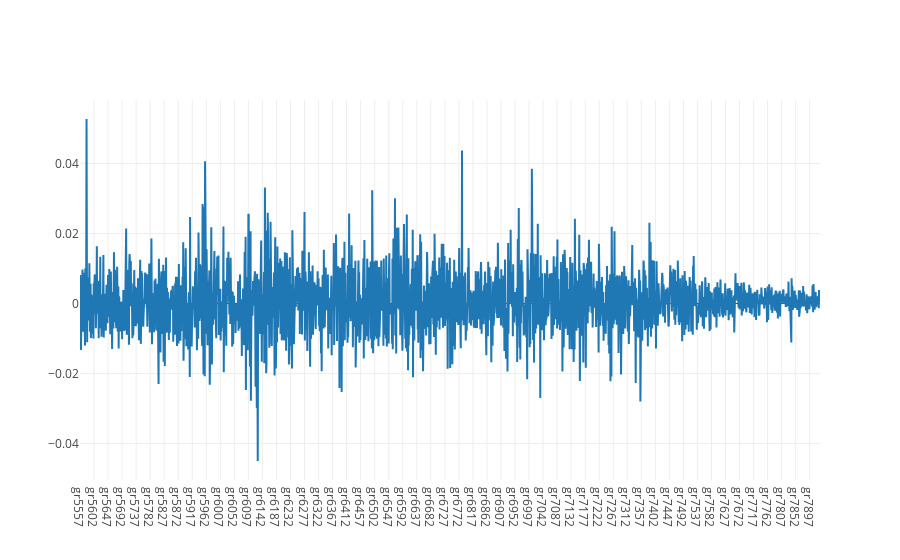

Here is the notebook cell this chart was saved with:
### Code cell
predictDates = data.tail(len(test_y)).index
actual_chart = go.Scatter(x=predictDates, y=test_y[:,0][:,0], name= 'Actual Price')
multi_predict_chart = go.Scatter(x=predictDates, y=yhat[:,0][:,0], name= 'Multi Predict Price')
py.iplot([multi_predict_chart])

### Figure 1 — Plotly figure (JSON) as saved in the notebook; plotly's stock layout.template omitted (floating-point values rounded to 4 significant figures; data arrays with more than 128 entries replaced by an {"elided": "..."} marker saying what was removed)
{"data": [{"name": "Multi Predict Price", "type": "scatter", "x": {"elided": "2374 str values"}, "y": {"elided": "2374 float values"}}], "layout": {}}
